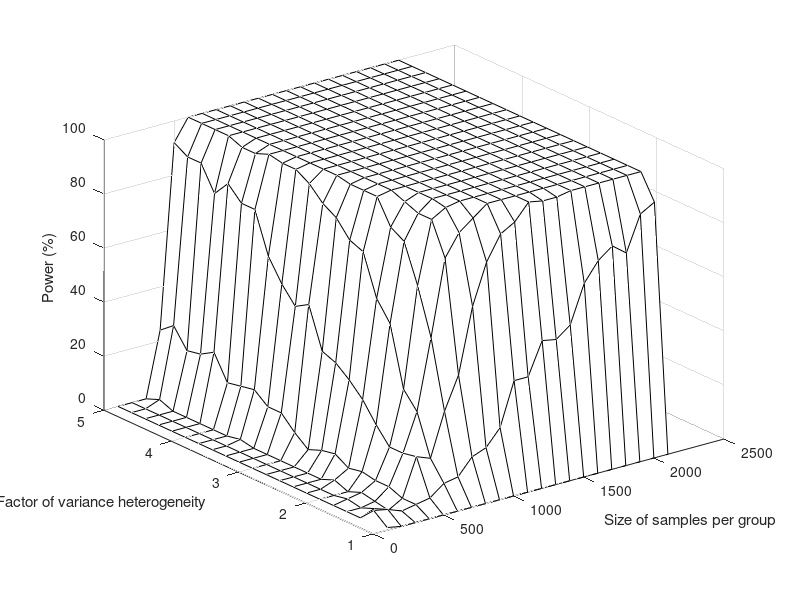
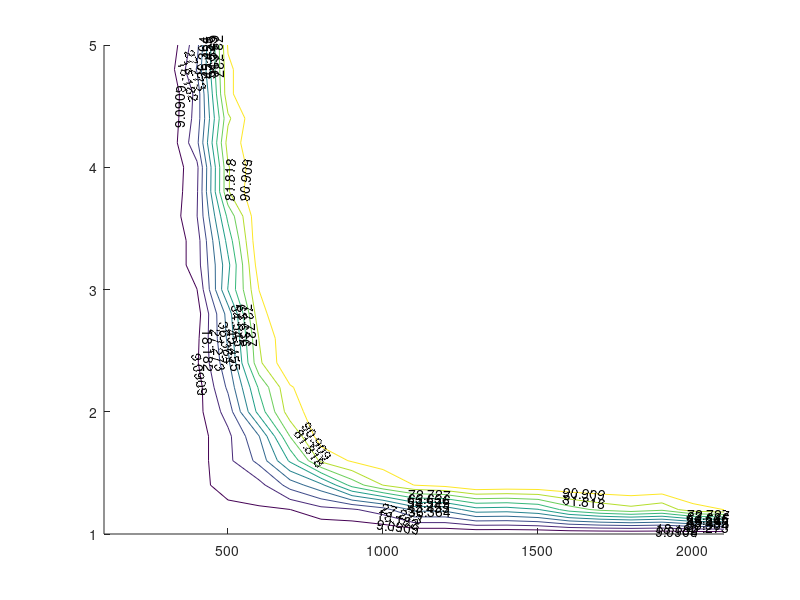

Reproduce these figures in MATLAB, in order. (Note: this script raises an error after producing the figures.)
load zxy2_improved Zc X Y
Z=cellfun(@(X)(sum(X<0.001)),Zc);
figure; mesh(X,Y,Z,'edgecolor', 'k')
zlabel('Power (%)')
xlabel('Size of samples per group')
ylabel('Factor of variance heterogeneity')

figure; contour(X,Y,Z,'showtext','on','color','k')
% https://stackoverflow.com/questions/44816434/matlab-how-to-make-smooth-contour-plot
xlabel('Size of samples per group')
ylabel('Factor of variance heterogeneity')